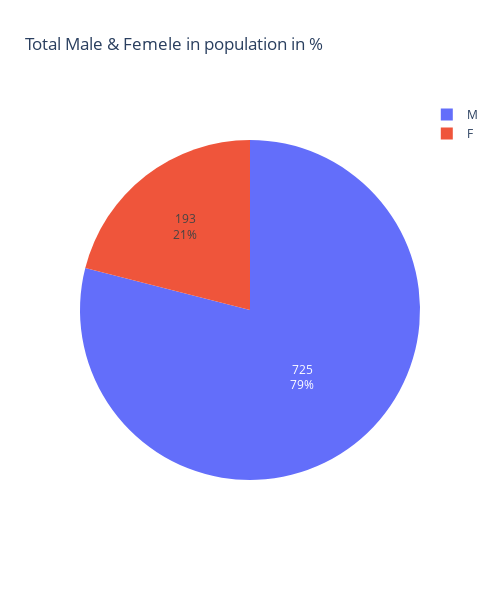

Notebook source saved alongside this figure:
### Code cell
#Pie Chart of gender in %
labels_1 = df['Sex'].value_counts().index
values_1 = df['Sex'].value_counts().values
figpie_total_number_percentage = px.pie(df, values=values_1, names=labels_1,title="Total Male & Femele in population in %",width=500, height=600)
figpie_total_number_percentage.update_traces(textposition='inside', textinfo='percent+value')

### Figure 1 — Plotly figure (JSON) as saved in the notebook; plotly's stock layout.template omitted (floating-point values rounded to 4 significant figures)
{"data": [{"domain": {"x": [0, 1], "y": [0, 1]}, "hovertemplate": "label=%{label}<br>value=%{value}<extra></extra>", "labels": ["M", "F"], "legendgroup": "", "name": "", "showlegend": true, "textinfo": "percent+value", "textposition": "inside", "type": "pie", "values": [725, 193]}], "layout": {"height": 600, "legend": {"tracegroupgap": 0}, "title": {"text": "Total Male & Femele in population in %"}, "width": 500}}
